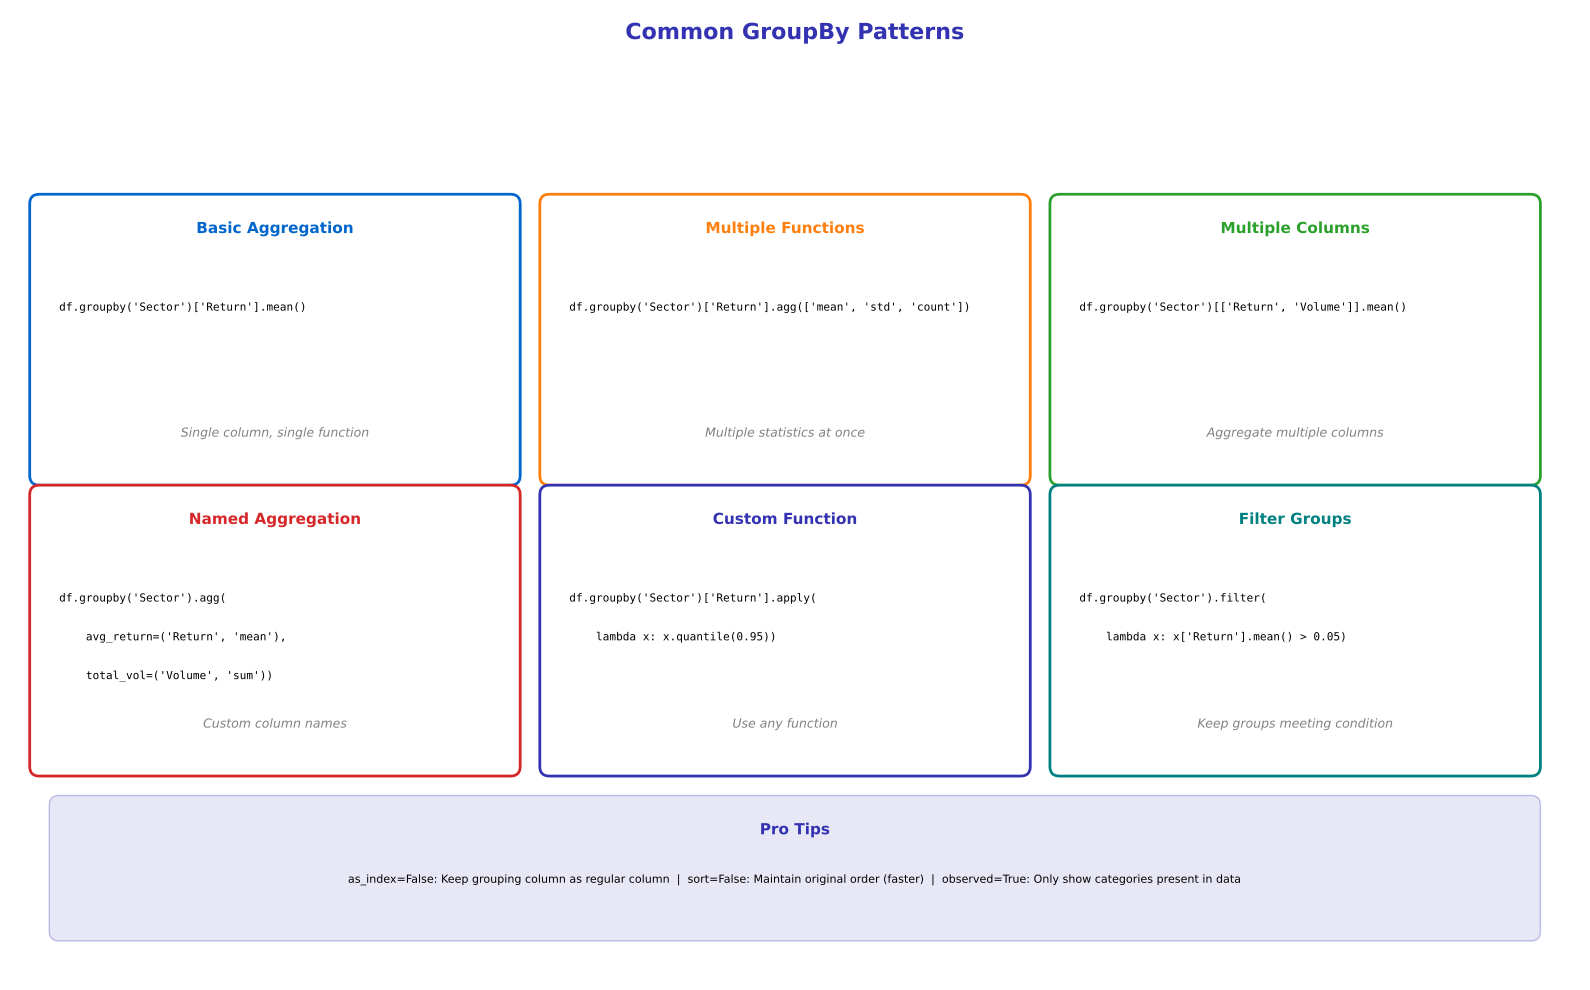

Generate this figure with Python:
"""GroupBy Patterns - Common patterns and use cases"""
import matplotlib.pyplot as plt
import matplotlib.patches as patches
from matplotlib.patches import FancyBboxPatch
import numpy as np
from pathlib import Path

# Standard matplotlib configuration
plt.rcParams.update({
    'font.size': 10,
    'axes.labelsize': 10,
    'axes.titlesize': 11,
    'xtick.labelsize': 9,
    'ytick.labelsize': 9,
    'legend.fontsize': 9,
    'figure.figsize': (10, 6),
    'figure.dpi': 150
})

# Course colors
MLPURPLE = '#3333B2'
MLLAVENDER = '#ADADE0'
MLBLUE = '#0066CC'
MLORANGE = '#FF7F0E'
MLGREEN = '#2CA02C'
MLRED = '#D62728'

fig, ax = plt.subplots(figsize=(16, 10))
ax.set_xlim(0, 16)
ax.set_ylim(0, 10)
ax.axis('off')

# Title
ax.text(8, 9.7, 'Common GroupBy Patterns', ha='center',
        fontsize=16, fontweight='bold', color=MLPURPLE)

# Pattern boxes
patterns = [
    {
        'title': 'Basic Aggregation',
        'code': "df.groupby('Sector')['Return'].mean()",
        'desc': 'Single column, single function',
        'color': MLBLUE,
        'x': 0.3, 'y': 7.2
    },
    {
        'title': 'Multiple Functions',
        'code': "df.groupby('Sector')['Return'].agg(['mean', 'std', 'count'])",
        'desc': 'Multiple statistics at once',
        'color': MLORANGE,
        'x': 5.5, 'y': 7.2
    },
    {
        'title': 'Multiple Columns',
        'code': "df.groupby('Sector')[['Return', 'Volume']].mean()",
        'desc': 'Aggregate multiple columns',
        'color': MLGREEN,
        'x': 10.7, 'y': 7.2
    },
    {
        'title': 'Named Aggregation',
        'code': "df.groupby('Sector').agg(\n    avg_return=('Return', 'mean'),\n    total_vol=('Volume', 'sum'))",
        'desc': 'Custom column names',
        'color': MLRED,
        'x': 0.3, 'y': 4.2
    },
    {
        'title': 'Custom Function',
        'code': "df.groupby('Sector')['Return'].apply(\n    lambda x: x.quantile(0.95))",
        'desc': 'Use any function',
        'color': MLPURPLE,
        'x': 5.5, 'y': 4.2
    },
    {
        'title': 'Filter Groups',
        'code': "df.groupby('Sector').filter(\n    lambda x: x['Return'].mean() > 0.05)",
        'desc': 'Keep groups meeting condition',
        'color': '#008080',
        'x': 10.7, 'y': 4.2
    },
]

for pat in patterns:
    # Box
    box = FancyBboxPatch((pat['x'], pat['y'] - 2), 4.8, 2.8, boxstyle="round,pad=0.1",
                         edgecolor=pat['color'], facecolor='white', linewidth=2)
    ax.add_patch(box)

    # Title
    ax.text(pat['x'] + 2.4, pat['y'] + 0.5, pat['title'], ha='center',
            fontsize=11, fontweight='bold', color=pat['color'])

    # Code
    lines = pat['code'].split('\n')
    for i, line in enumerate(lines):
        ax.text(pat['x'] + 0.2, pat['y'] - 0.3 - i*0.4, line,
                fontsize=8, family='monospace', color='black')

    # Description
    ax.text(pat['x'] + 2.4, pat['y'] - 1.6, pat['desc'], ha='center',
            fontsize=9, style='italic', color='gray')

# Tips section at bottom
tips_box = FancyBboxPatch((0.5, 0.5), 15, 1.3, boxstyle="round,pad=0.1",
                          edgecolor=MLPURPLE, facecolor=MLLAVENDER, alpha=0.3)
ax.add_patch(tips_box)
ax.text(8, 1.5, 'Pro Tips', ha='center', fontsize=11, fontweight='bold', color=MLPURPLE)
tips = [
    "as_index=False: Keep grouping column as regular column",
    "sort=False: Maintain original order (faster)",
    "observed=True: Only show categories present in data",
]
ax.text(8, 1.0, '  |  '.join(tips), ha='center', fontsize=8, color='black')

plt.tight_layout()
plt.savefig(Path(__file__).parent / 'chart.pdf', dpi=300, bbox_inches='tight')
plt.close()
